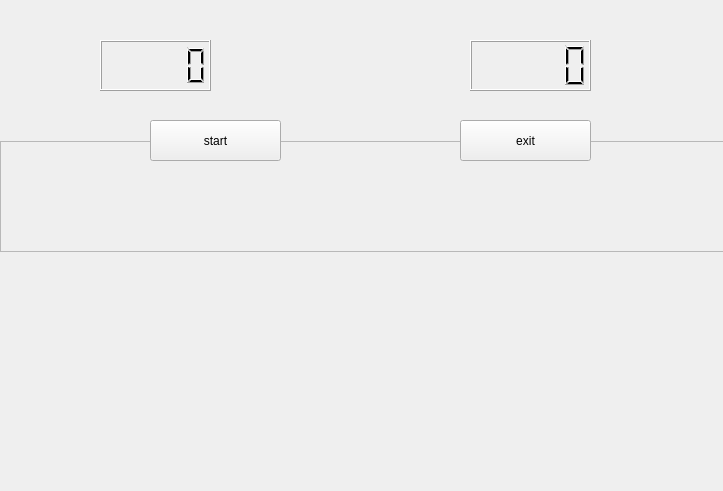
<?xml version="1.0" encoding="UTF-8"?>
<ui version="4.0">
 <class>MainWindow</class>
 <widget class="QMainWindow" name="MainWindow">
  <property name="enabled">
   <bool>true</bool>
  </property>
  <property name="geometry">
   <rect>
    <x>0</x>
    <y>0</y>
    <width>723</width>
    <height>491</height>
   </rect>
  </property>
  <property name="mouseTracking">
   <bool>false</bool>
  </property>
  <property name="windowTitle">
   <string>MainWindow</string>
  </property>
  <widget class="QWidget" name="centralWidget">
   <widget class="QPushButton" name="pushButton">
    <property name="geometry">
     <rect>
      <x>150</x>
      <y>120</y>
      <width>131</width>
      <height>41</height>
     </rect>
    </property>
    <property name="text">
     <string>start</string>
    </property>
   </widget>
   <widget class="QPushButton" name="pushButton_2">
    <property name="geometry">
     <rect>
      <x>460</x>
      <y>120</y>
      <width>131</width>
      <height>41</height>
     </rect>
    </property>
    <property name="text">
     <string>exit</string>
    </property>
   </widget>
   <widget class="QLabel" name="label">
    <property name="enabled">
     <bool>true</bool>
    </property>
    <property name="geometry">
     <rect>
      <x>0</x>
      <y>-10</y>
      <width>731</width>
      <height>511</height>
     </rect>
    </property>
    <property name="mouseTracking">
     <bool>false</bool>
    </property>
    <property name="acceptDrops">
     <bool>false</bool>
    </property>
    <property name="autoFillBackground">
     <bool>false</bool>
    </property>
    <property name="text">
     <string/>
    </property>
    <property name="pixmap">
     <pixmap resource="image.qrc">:/image/startscreen.jpg</pixmap>
    </property>
    <property name="scaledContents">
     <bool>false</bool>
    </property>
    <property name="indent">
     <number>0</number>
    </property>
    <property name="textInteractionFlags">
     <set>Qt::LinksAccessibleByMouse</set>
    </property>
   </widget>
   <widget class="QLabel" name="label_2">
    <property name="geometry">
     <rect>
      <x>0</x>
      <y>0</y>
      <width>731</width>
      <height>511</height>
     </rect>
    </property>
    <property name="text">
     <string/>
    </property>
    <property name="pixmap">
     <pixmap resource="image.qrc">:/image/bg.png</pixmap>
    </property>
   </widget>
   <widget class="QLCDNumber" name="timerLcd">
    <property name="geometry">
     <rect>
      <x>100</x>
      <y>40</y>
      <width>111</width>
      <height>51</height>
     </rect>
    </property>
   </widget>
   <widget class="QGraphicsView" name="graphicsView">
    <property name="enabled">
     <bool>false</bool>
    </property>
    <property name="geometry">
     <rect>
      <x>0</x>
      <y>141</y>
      <width>731</width>
      <height>111</height>
     </rect>
    </property>
   </widget>
   <widget class="QLCDNumber" name="score">
    <property name="geometry">
     <rect>
      <x>470</x>
      <y>40</y>
      <width>121</width>
      <height>51</height>
     </rect>
    </property>
   </widget>
   <zorder>graphicsView</zorder>
   <zorder>label_2</zorder>
   <zorder>timerLcd</zorder>
   <zorder>score</zorder>
   <zorder>label</zorder>
   <zorder>pushButton</zorder>
   <zorder>pushButton_2</zorder>
  </widget>
 </widget>
 <layoutdefault spacing="6" margin="11"/>
 <resources>
  <include location="image.qrc"/>
 </resources>
 <connections>
  <connection>
   <sender>pushButton_2</sender>
   <signal>clicked()</signal>
   <receiver>MainWindow</receiver>
   <slot>close()</slot>
   <hints>
    <hint type="sourcelabel">
     <x>524</x>
     <y>141</y>
    </hint>
    <hint type="destinationlabel">
     <x>544</x>
     <y>620</y>
    </hint>
   </hints>
  </connection>
  <connection>
   <sender>pushButton</sender>
   <signal>clicked()</signal>
   <receiver>label</receiver>
   <slot>close()</slot>
   <hints>
    <hint type="sourcelabel">
     <x>237</x>
     <y>135</y>
    </hint>
    <hint type="destinationlabel">
     <x>271</x>
     <y>269</y>
    </hint>
   </hints>
  </connection>
  <connection>
   <sender>pushButton</sender>
   <signal>clicked()</signal>
   <receiver>pushButton_2</receiver>
   <slot>hide()</slot>
   <hints>
    <hint type="sourcelabel">
     <x>218</x>
     <y>135</y>
    </hint>
    <hint type="destinationlabel">
     <x>521</x>
     <y>142</y>
    </hint>
   </hints>
  </connection>
  <connection>
   <sender>pushButton</sender>
   <signal>clicked()</signal>
   <receiver>pushButton</receiver>
   <slot>hide()</slot>
   <hints>
    <hint type="sourcelabel">
     <x>207</x>
     <y>148</y>
    </hint>
    <hint type="destinationlabel">
     <x>211</x>
     <y>143</y>
    </hint>
   </hints>
  </connection>
 </connections>
</ui>
